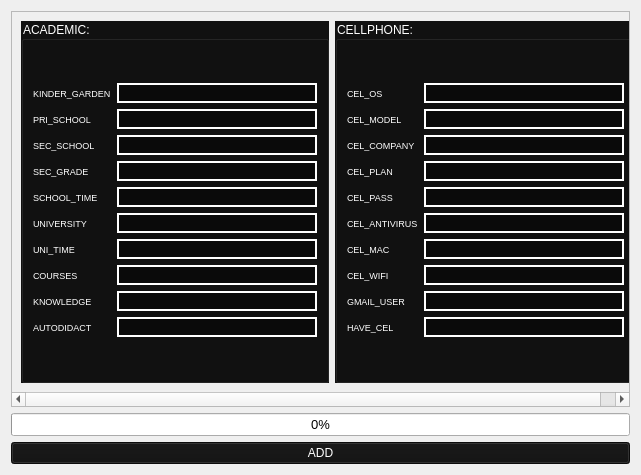
<?xml version="1.0" encoding="UTF-8"?>
<ui version="4.0">
 <class>ADDDB</class>
 <widget class="QDialog" name="ADDDB">
  <property name="geometry">
   <rect>
    <x>0</x>
    <y>0</y>
    <width>641</width>
    <height>475</height>
   </rect>
  </property>
  <property name="windowTitle">
   <string>ADD entry to Database</string>
  </property>
  <property name="windowIcon">
   <iconset>
    <normaloff>Images/3-tomoe.ico</normaloff>Images/3-tomoe.ico</iconset>
  </property>
  <layout class="QGridLayout" name="gridLayout_2">
   <item row="2" column="0">
    <widget class="QPushButton" name="buttonADD">
     <property name="font">
      <font>
       <pointsize>9</pointsize>
      </font>
     </property>
     <property name="styleSheet">
      <string notr="true">color: rgb(255, 255, 255);
background-color: rgb(17, 17, 17);</string>
     </property>
     <property name="text">
      <string>ADD</string>
     </property>
     <property name="autoDefault">
      <bool>false</bool>
     </property>
    </widget>
   </item>
   <item row="0" column="0">
    <widget class="QScrollArea" name="scrollArea">
     <property name="widgetResizable">
      <bool>true</bool>
     </property>
     <widget class="QWidget" name="scrollAreaWidgetContents">
      <property name="geometry">
       <rect>
        <x>0</x>
        <y>0</y>
        <width>633</width>
        <height>382</height>
       </rect>
      </property>
      <layout class="QHBoxLayout" name="horizontalLayout">
       <item>
        <widget class="QGroupBox" name="groupACADEMIC">
         <property name="toolTip">
          <string>Script configurations.</string>
         </property>
         <property name="autoFillBackground">
          <bool>false</bool>
         </property>
         <property name="styleSheet">
          <string notr="true">background-color: rgb(17, 17, 17);
selection-background-color: rgb(17, 17, 17);
color: rgb(255, 255, 255);
selection-color: rgb(32, 255, 0);</string>
         </property>
         <property name="title">
          <string>ACADEMIC: </string>
         </property>
         <property name="flat">
          <bool>false</bool>
         </property>
         <property name="checkable">
          <bool>false</bool>
         </property>
         <layout class="QGridLayout" name="gridLayout_5">
          <item row="0" column="0">
           <layout class="QGridLayout" name="gridLayout">
            <item row="5" column="1">
             <widget class="QTextEdit" name="textUNIVERSITY">
              <property name="maximumSize">
               <size>
                <width>16777215</width>
                <height>20</height>
               </size>
              </property>
              <property name="font">
               <font>
                <pointsize>8</pointsize>
               </font>
              </property>
              <property name="styleSheet">
               <string notr="true">background-color: rgb(10, 10, 10);
selection-background-color: rgb(17, 17, 17);
selection-color: rgb(32, 255, 0);
color: rgb(255, 255, 255);
border-color: rgb(255, 255, 255);</string>
              </property>
              <property name="frameShape">
               <enum>QFrame::WinPanel</enum>
              </property>
              <property name="frameShadow">
               <enum>QFrame::Plain</enum>
              </property>
              <property name="verticalScrollBarPolicy">
               <enum>Qt::ScrollBarAlwaysOff</enum>
              </property>
             </widget>
            </item>
            <item row="9" column="0">
             <widget class="QLabel" name="labelAUTODIDACT">
              <property name="font">
               <font>
                <pointsize>7</pointsize>
               </font>
              </property>
              <property name="toolTip">
               <string>tinyint(1)</string>
              </property>
              <property name="text">
               <string>AUTODIDACT</string>
              </property>
             </widget>
            </item>
            <item row="2" column="1">
             <widget class="QTextEdit" name="textSEC_SCHOOL">
              <property name="maximumSize">
               <size>
                <width>16777215</width>
                <height>20</height>
               </size>
              </property>
              <property name="font">
               <font>
                <pointsize>8</pointsize>
               </font>
              </property>
              <property name="styleSheet">
               <string notr="true">background-color: rgb(10, 10, 10);
selection-background-color: rgb(17, 17, 17);
selection-color: rgb(32, 255, 0);
color: rgb(255, 255, 255);
border-color: rgb(255, 255, 255);</string>
              </property>
              <property name="frameShape">
               <enum>QFrame::WinPanel</enum>
              </property>
              <property name="frameShadow">
               <enum>QFrame::Plain</enum>
              </property>
              <property name="verticalScrollBarPolicy">
               <enum>Qt::ScrollBarAlwaysOff</enum>
              </property>
             </widget>
            </item>
            <item row="2" column="0">
             <widget class="QLabel" name="labelSEC_SCHOOL">
              <property name="font">
               <font>
                <pointsize>7</pointsize>
               </font>
              </property>
              <property name="toolTip">
               <string>varchar(40)</string>
              </property>
              <property name="text">
               <string>SEC_SCHOOL</string>
              </property>
             </widget>
            </item>
            <item row="6" column="0">
             <widget class="QLabel" name="labelUNI_TIME">
              <property name="font">
               <font>
                <pointsize>7</pointsize>
               </font>
              </property>
              <property name="toolTip">
               <string>varchar(10)</string>
              </property>
              <property name="text">
               <string>UNI_TIME</string>
              </property>
             </widget>
            </item>
            <item row="9" column="1">
             <widget class="QTextEdit" name="textAUTODIDACT">
              <property name="maximumSize">
               <size>
                <width>16777215</width>
                <height>20</height>
               </size>
              </property>
              <property name="font">
               <font>
                <pointsize>8</pointsize>
               </font>
              </property>
              <property name="styleSheet">
               <string notr="true">background-color: rgb(10, 10, 10);
selection-background-color: rgb(17, 17, 17);
selection-color: rgb(32, 255, 0);
color: rgb(255, 255, 255);
border-color: rgb(255, 255, 255);</string>
              </property>
              <property name="frameShape">
               <enum>QFrame::WinPanel</enum>
              </property>
              <property name="frameShadow">
               <enum>QFrame::Plain</enum>
              </property>
              <property name="verticalScrollBarPolicy">
               <enum>Qt::ScrollBarAlwaysOff</enum>
              </property>
             </widget>
            </item>
            <item row="6" column="1">
             <widget class="QTextEdit" name="textUNI_TIME">
              <property name="maximumSize">
               <size>
                <width>16777215</width>
                <height>20</height>
               </size>
              </property>
              <property name="font">
               <font>
                <pointsize>8</pointsize>
               </font>
              </property>
              <property name="styleSheet">
               <string notr="true">background-color: rgb(10, 10, 10);
selection-background-color: rgb(17, 17, 17);
selection-color: rgb(32, 255, 0);
color: rgb(255, 255, 255);
border-color: rgb(255, 255, 255);</string>
              </property>
              <property name="frameShape">
               <enum>QFrame::WinPanel</enum>
              </property>
              <property name="frameShadow">
               <enum>QFrame::Plain</enum>
              </property>
              <property name="verticalScrollBarPolicy">
               <enum>Qt::ScrollBarAlwaysOff</enum>
              </property>
             </widget>
            </item>
            <item row="8" column="1">
             <widget class="QTextEdit" name="textKNOWLEDGE">
              <property name="maximumSize">
               <size>
                <width>16777215</width>
                <height>20</height>
               </size>
              </property>
              <property name="font">
               <font>
                <pointsize>8</pointsize>
               </font>
              </property>
              <property name="styleSheet">
               <string notr="true">background-color: rgb(10, 10, 10);
selection-background-color: rgb(17, 17, 17);
selection-color: rgb(32, 255, 0);
color: rgb(255, 255, 255);
border-color: rgb(255, 255, 255);</string>
              </property>
              <property name="frameShape">
               <enum>QFrame::WinPanel</enum>
              </property>
              <property name="frameShadow">
               <enum>QFrame::Plain</enum>
              </property>
              <property name="verticalScrollBarPolicy">
               <enum>Qt::ScrollBarAlwaysOff</enum>
              </property>
             </widget>
            </item>
            <item row="3" column="0">
             <widget class="QLabel" name="labelSEC_GRADE">
              <property name="font">
               <font>
                <pointsize>7</pointsize>
               </font>
              </property>
              <property name="toolTip">
               <string>tinyint(4)</string>
              </property>
              <property name="text">
               <string>SEC_GRADE</string>
              </property>
             </widget>
            </item>
            <item row="4" column="1">
             <widget class="QTextEdit" name="textSCHOOL_TIME">
              <property name="maximumSize">
               <size>
                <width>16777215</width>
                <height>20</height>
               </size>
              </property>
              <property name="font">
               <font>
                <pointsize>8</pointsize>
               </font>
              </property>
              <property name="styleSheet">
               <string notr="true">background-color: rgb(10, 10, 10);
selection-background-color: rgb(17, 17, 17);
selection-color: rgb(32, 255, 0);
color: rgb(255, 255, 255);
border-color: rgb(255, 255, 255);</string>
              </property>
              <property name="frameShape">
               <enum>QFrame::WinPanel</enum>
              </property>
              <property name="frameShadow">
               <enum>QFrame::Plain</enum>
              </property>
              <property name="verticalScrollBarPolicy">
               <enum>Qt::ScrollBarAlwaysOff</enum>
              </property>
             </widget>
            </item>
            <item row="5" column="0">
             <widget class="QLabel" name="labelUNIVERSITY">
              <property name="font">
               <font>
                <pointsize>7</pointsize>
               </font>
              </property>
              <property name="toolTip">
               <string>varchar(40)</string>
              </property>
              <property name="text">
               <string>UNIVERSITY</string>
              </property>
             </widget>
            </item>
            <item row="3" column="1">
             <widget class="QTextEdit" name="textSEC_GRADE">
              <property name="maximumSize">
               <size>
                <width>16777215</width>
                <height>20</height>
               </size>
              </property>
              <property name="font">
               <font>
                <pointsize>8</pointsize>
               </font>
              </property>
              <property name="styleSheet">
               <string notr="true">background-color: rgb(10, 10, 10);
selection-background-color: rgb(17, 17, 17);
selection-color: rgb(32, 255, 0);
color: rgb(255, 255, 255);
border-color: rgb(255, 255, 255);</string>
              </property>
              <property name="frameShape">
               <enum>QFrame::WinPanel</enum>
              </property>
              <property name="frameShadow">
               <enum>QFrame::Plain</enum>
              </property>
              <property name="verticalScrollBarPolicy">
               <enum>Qt::ScrollBarAlwaysOff</enum>
              </property>
             </widget>
            </item>
            <item row="4" column="0">
             <widget class="QLabel" name="labelSCHOOL_TIME">
              <property name="font">
               <font>
                <pointsize>7</pointsize>
               </font>
              </property>
              <property name="toolTip">
               <string>varchar(25)</string>
              </property>
              <property name="text">
               <string>SCHOOL_TIME</string>
              </property>
             </widget>
            </item>
            <item row="0" column="1">
             <widget class="QTextEdit" name="textKINDER_GARDEN">
              <property name="minimumSize">
               <size>
                <width>200</width>
                <height>0</height>
               </size>
              </property>
              <property name="maximumSize">
               <size>
                <width>16777215</width>
                <height>20</height>
               </size>
              </property>
              <property name="font">
               <font>
                <pointsize>8</pointsize>
               </font>
              </property>
              <property name="styleSheet">
               <string notr="true">background-color: rgb(10, 10, 10);
selection-background-color: rgb(17, 17, 17);
selection-color: rgb(32, 255, 0);
color: rgb(255, 255, 255);
border-color: rgb(255, 255, 255);</string>
              </property>
              <property name="frameShape">
               <enum>QFrame::WinPanel</enum>
              </property>
              <property name="frameShadow">
               <enum>QFrame::Plain</enum>
              </property>
              <property name="verticalScrollBarPolicy">
               <enum>Qt::ScrollBarAlwaysOff</enum>
              </property>
             </widget>
            </item>
            <item row="1" column="1">
             <widget class="QTextEdit" name="textPRI_SCHOOL">
              <property name="maximumSize">
               <size>
                <width>16777215</width>
                <height>20</height>
               </size>
              </property>
              <property name="font">
               <font>
                <pointsize>8</pointsize>
               </font>
              </property>
              <property name="styleSheet">
               <string notr="true">background-color: rgb(10, 10, 10);
selection-background-color: rgb(17, 17, 17);
selection-color: rgb(32, 255, 0);
color: rgb(255, 255, 255);
border-color: rgb(255, 255, 255);</string>
              </property>
              <property name="frameShape">
               <enum>QFrame::WinPanel</enum>
              </property>
              <property name="frameShadow">
               <enum>QFrame::Plain</enum>
              </property>
              <property name="verticalScrollBarPolicy">
               <enum>Qt::ScrollBarAlwaysOff</enum>
              </property>
             </widget>
            </item>
            <item row="8" column="0">
             <widget class="QLabel" name="labelKNOWLEDGE">
              <property name="font">
               <font>
                <pointsize>7</pointsize>
               </font>
              </property>
              <property name="toolTip">
               <string>varchar(120)</string>
              </property>
              <property name="text">
               <string>KNOWLEDGE</string>
              </property>
             </widget>
            </item>
            <item row="7" column="1">
             <widget class="QTextEdit" name="textCOURSES">
              <property name="maximumSize">
               <size>
                <width>16777215</width>
                <height>20</height>
               </size>
              </property>
              <property name="font">
               <font>
                <pointsize>8</pointsize>
               </font>
              </property>
              <property name="styleSheet">
               <string notr="true">background-color: rgb(10, 10, 10);
selection-background-color: rgb(17, 17, 17);
selection-color: rgb(32, 255, 0);
color: rgb(255, 255, 255);
border-color: rgb(255, 255, 255);</string>
              </property>
              <property name="frameShape">
               <enum>QFrame::WinPanel</enum>
              </property>
              <property name="frameShadow">
               <enum>QFrame::Plain</enum>
              </property>
              <property name="verticalScrollBarPolicy">
               <enum>Qt::ScrollBarAlwaysOff</enum>
              </property>
             </widget>
            </item>
            <item row="0" column="0">
             <widget class="QLabel" name="labelKINDER_GARDEN">
              <property name="font">
               <font>
                <pointsize>7</pointsize>
               </font>
              </property>
              <property name="toolTip">
               <string>varchar(40)</string>
              </property>
              <property name="text">
               <string>KINDER_GARDEN</string>
              </property>
             </widget>
            </item>
            <item row="1" column="0">
             <widget class="QLabel" name="labelPRI_SCHOOL">
              <property name="font">
               <font>
                <pointsize>7</pointsize>
               </font>
              </property>
              <property name="toolTip">
               <string>varchar(40)</string>
              </property>
              <property name="text">
               <string>PRI_SCHOOL</string>
              </property>
             </widget>
            </item>
            <item row="7" column="0">
             <widget class="QLabel" name="labelCOURSES">
              <property name="font">
               <font>
                <pointsize>7</pointsize>
               </font>
              </property>
              <property name="toolTip">
               <string>varchar(120)</string>
              </property>
              <property name="text">
               <string>COURSES</string>
              </property>
             </widget>
            </item>
           </layout>
          </item>
         </layout>
        </widget>
       </item>
       <item>
        <widget class="QGroupBox" name="groupCELLPHONE">
         <property name="styleSheet">
          <string notr="true">background-color: rgb(17, 17, 17);
selection-background-color: rgb(17, 17, 17);
color: rgb(255, 255, 255);
selection-color: rgb(32, 255, 0);</string>
         </property>
         <property name="title">
          <string>CELLPHONE:</string>
         </property>
         <layout class="QGridLayout" name="gridLayout_4">
          <item row="0" column="0">
           <layout class="QGridLayout" name="gridLayout_3">
            <item row="5" column="1">
             <widget class="QTextEdit" name="textCEL_ANTIVIRUS">
              <property name="maximumSize">
               <size>
                <width>16777215</width>
                <height>20</height>
               </size>
              </property>
              <property name="font">
               <font>
                <pointsize>8</pointsize>
               </font>
              </property>
              <property name="styleSheet">
               <string notr="true">background-color: rgb(10, 10, 10);
selection-background-color: rgb(17, 17, 17);
selection-color: rgb(32, 255, 0);
color: rgb(255, 255, 255);
border-color: rgb(255, 255, 255);</string>
              </property>
              <property name="frameShape">
               <enum>QFrame::WinPanel</enum>
              </property>
              <property name="frameShadow">
               <enum>QFrame::Plain</enum>
              </property>
              <property name="verticalScrollBarPolicy">
               <enum>Qt::ScrollBarAlwaysOff</enum>
              </property>
             </widget>
            </item>
            <item row="9" column="0">
             <widget class="QLabel" name="labelHAVE_CEL">
              <property name="font">
               <font>
                <pointsize>7</pointsize>
               </font>
              </property>
              <property name="toolTip">
               <string>tinyint(1)</string>
              </property>
              <property name="text">
               <string>HAVE_CEL</string>
              </property>
             </widget>
            </item>
            <item row="2" column="1">
             <widget class="QTextEdit" name="textCEL_COMPANY">
              <property name="maximumSize">
               <size>
                <width>16777215</width>
                <height>20</height>
               </size>
              </property>
              <property name="font">
               <font>
                <pointsize>8</pointsize>
               </font>
              </property>
              <property name="styleSheet">
               <string notr="true">background-color: rgb(10, 10, 10);
selection-background-color: rgb(17, 17, 17);
selection-color: rgb(32, 255, 0);
color: rgb(255, 255, 255);
border-color: rgb(255, 255, 255);</string>
              </property>
              <property name="frameShape">
               <enum>QFrame::WinPanel</enum>
              </property>
              <property name="frameShadow">
               <enum>QFrame::Plain</enum>
              </property>
              <property name="verticalScrollBarPolicy">
               <enum>Qt::ScrollBarAlwaysOff</enum>
              </property>
             </widget>
            </item>
            <item row="2" column="0">
             <widget class="QLabel" name="labelCEL_COMPANY">
              <property name="font">
               <font>
                <pointsize>7</pointsize>
               </font>
              </property>
              <property name="toolTip">
               <string>varchar(40)</string>
              </property>
              <property name="text">
               <string>CEL_COMPANY</string>
              </property>
             </widget>
            </item>
            <item row="6" column="0">
             <widget class="QLabel" name="labelCEL_MAC">
              <property name="font">
               <font>
                <pointsize>7</pointsize>
               </font>
              </property>
              <property name="toolTip">
               <string>varchar(10)</string>
              </property>
              <property name="text">
               <string>CEL_MAC</string>
              </property>
             </widget>
            </item>
            <item row="9" column="1">
             <widget class="QTextEdit" name="textHAVE_CEL">
              <property name="maximumSize">
               <size>
                <width>16777215</width>
                <height>20</height>
               </size>
              </property>
              <property name="font">
               <font>
                <pointsize>8</pointsize>
               </font>
              </property>
              <property name="styleSheet">
               <string notr="true">background-color: rgb(10, 10, 10);
selection-background-color: rgb(17, 17, 17);
selection-color: rgb(32, 255, 0);
color: rgb(255, 255, 255);
border-color: rgb(255, 255, 255);</string>
              </property>
              <property name="frameShape">
               <enum>QFrame::WinPanel</enum>
              </property>
              <property name="frameShadow">
               <enum>QFrame::Plain</enum>
              </property>
              <property name="verticalScrollBarPolicy">
               <enum>Qt::ScrollBarAlwaysOff</enum>
              </property>
             </widget>
            </item>
            <item row="6" column="1">
             <widget class="QTextEdit" name="textCEL_MAC">
              <property name="maximumSize">
               <size>
                <width>16777215</width>
                <height>20</height>
               </size>
              </property>
              <property name="font">
               <font>
                <pointsize>8</pointsize>
               </font>
              </property>
              <property name="styleSheet">
               <string notr="true">background-color: rgb(10, 10, 10);
selection-background-color: rgb(17, 17, 17);
selection-color: rgb(32, 255, 0);
color: rgb(255, 255, 255);
border-color: rgb(255, 255, 255);</string>
              </property>
              <property name="frameShape">
               <enum>QFrame::WinPanel</enum>
              </property>
              <property name="frameShadow">
               <enum>QFrame::Plain</enum>
              </property>
              <property name="verticalScrollBarPolicy">
               <enum>Qt::ScrollBarAlwaysOff</enum>
              </property>
             </widget>
            </item>
            <item row="8" column="1">
             <widget class="QTextEdit" name="textGMAIL_USER">
              <property name="maximumSize">
               <size>
                <width>16777215</width>
                <height>20</height>
               </size>
              </property>
              <property name="font">
               <font>
                <pointsize>8</pointsize>
               </font>
              </property>
              <property name="styleSheet">
               <string notr="true">background-color: rgb(10, 10, 10);
selection-background-color: rgb(17, 17, 17);
selection-color: rgb(32, 255, 0);
color: rgb(255, 255, 255);
border-color: rgb(255, 255, 255);</string>
              </property>
              <property name="frameShape">
               <enum>QFrame::WinPanel</enum>
              </property>
              <property name="frameShadow">
               <enum>QFrame::Plain</enum>
              </property>
              <property name="verticalScrollBarPolicy">
               <enum>Qt::ScrollBarAlwaysOff</enum>
              </property>
             </widget>
            </item>
            <item row="3" column="0">
             <widget class="QLabel" name="labelCEL_PLAN">
              <property name="font">
               <font>
                <pointsize>7</pointsize>
               </font>
              </property>
              <property name="toolTip">
               <string>tinyint(4)</string>
              </property>
              <property name="text">
               <string>CEL_PLAN</string>
              </property>
             </widget>
            </item>
            <item row="4" column="1">
             <widget class="QTextEdit" name="textCEL_PASS">
              <property name="maximumSize">
               <size>
                <width>16777215</width>
                <height>20</height>
               </size>
              </property>
              <property name="font">
               <font>
                <pointsize>8</pointsize>
               </font>
              </property>
              <property name="styleSheet">
               <string notr="true">background-color: rgb(10, 10, 10);
selection-background-color: rgb(17, 17, 17);
selection-color: rgb(32, 255, 0);
color: rgb(255, 255, 255);
border-color: rgb(255, 255, 255);</string>
              </property>
              <property name="frameShape">
               <enum>QFrame::WinPanel</enum>
              </property>
              <property name="frameShadow">
               <enum>QFrame::Plain</enum>
              </property>
              <property name="verticalScrollBarPolicy">
               <enum>Qt::ScrollBarAlwaysOff</enum>
              </property>
             </widget>
            </item>
            <item row="5" column="0">
             <widget class="QLabel" name="labelCEL_ANTIVIRUS">
              <property name="font">
               <font>
                <pointsize>7</pointsize>
               </font>
              </property>
              <property name="toolTip">
               <string>varchar(40)</string>
              </property>
              <property name="text">
               <string>CEL_ANTIVIRUS</string>
              </property>
             </widget>
            </item>
            <item row="3" column="1">
             <widget class="QTextEdit" name="textCEL_PLAN">
              <property name="maximumSize">
               <size>
                <width>16777215</width>
                <height>20</height>
               </size>
              </property>
              <property name="font">
               <font>
                <pointsize>8</pointsize>
               </font>
              </property>
              <property name="styleSheet">
               <string notr="true">background-color: rgb(10, 10, 10);
selection-background-color: rgb(17, 17, 17);
selection-color: rgb(32, 255, 0);
color: rgb(255, 255, 255);
border-color: rgb(255, 255, 255);</string>
              </property>
              <property name="frameShape">
               <enum>QFrame::WinPanel</enum>
              </property>
              <property name="frameShadow">
               <enum>QFrame::Plain</enum>
              </property>
              <property name="verticalScrollBarPolicy">
               <enum>Qt::ScrollBarAlwaysOff</enum>
              </property>
             </widget>
            </item>
            <item row="4" column="0">
             <widget class="QLabel" name="labelCEL_PASS">
              <property name="font">
               <font>
                <pointsize>7</pointsize>
               </font>
              </property>
              <property name="toolTip">
               <string>varchar(25)</string>
              </property>
              <property name="text">
               <string>CEL_PASS</string>
              </property>
             </widget>
            </item>
            <item row="0" column="1">
             <widget class="QTextEdit" name="textCEL_OS">
              <property name="minimumSize">
               <size>
                <width>200</width>
                <height>0</height>
               </size>
              </property>
              <property name="maximumSize">
               <size>
                <width>16777215</width>
                <height>20</height>
               </size>
              </property>
              <property name="font">
               <font>
                <pointsize>8</pointsize>
               </font>
              </property>
              <property name="styleSheet">
               <string notr="true">background-color: rgb(10, 10, 10);
selection-background-color: rgb(17, 17, 17);
selection-color: rgb(32, 255, 0);
color: rgb(255, 255, 255);
border-color: rgb(255, 255, 255);</string>
              </property>
              <property name="frameShape">
               <enum>QFrame::WinPanel</enum>
              </property>
              <property name="frameShadow">
               <enum>QFrame::Plain</enum>
              </property>
              <property name="verticalScrollBarPolicy">
               <enum>Qt::ScrollBarAlwaysOff</enum>
              </property>
             </widget>
            </item>
            <item row="1" column="1">
             <widget class="QTextEdit" name="textCEL_MODEL">
              <property name="maximumSize">
               <size>
                <width>16777215</width>
                <height>20</height>
               </size>
              </property>
              <property name="font">
               <font>
                <pointsize>8</pointsize>
               </font>
              </property>
              <property name="styleSheet">
               <string notr="true">background-color: rgb(10, 10, 10);
selection-background-color: rgb(17, 17, 17);
selection-color: rgb(32, 255, 0);
color: rgb(255, 255, 255);
border-color: rgb(255, 255, 255);</string>
              </property>
              <property name="frameShape">
               <enum>QFrame::WinPanel</enum>
              </property>
              <property name="frameShadow">
               <enum>QFrame::Plain</enum>
              </property>
              <property name="verticalScrollBarPolicy">
               <enum>Qt::ScrollBarAlwaysOff</enum>
              </property>
             </widget>
            </item>
            <item row="8" column="0">
             <widget class="QLabel" name="labelGMAIL_USER">
              <property name="font">
               <font>
                <pointsize>7</pointsize>
               </font>
              </property>
              <property name="toolTip">
               <string>varchar(120)</string>
              </property>
              <property name="text">
               <string>GMAIL_USER</string>
              </property>
             </widget>
            </item>
            <item row="7" column="1">
             <widget class="QTextEdit" name="textCEL_WIFI">
              <property name="maximumSize">
               <size>
                <width>16777215</width>
                <height>20</height>
               </size>
              </property>
              <property name="font">
               <font>
                <pointsize>8</pointsize>
               </font>
              </property>
              <property name="styleSheet">
               <string notr="true">background-color: rgb(10, 10, 10);
selection-background-color: rgb(17, 17, 17);
selection-color: rgb(32, 255, 0);
color: rgb(255, 255, 255);
border-color: rgb(255, 255, 255);</string>
              </property>
              <property name="frameShape">
               <enum>QFrame::WinPanel</enum>
              </property>
              <property name="frameShadow">
               <enum>QFrame::Plain</enum>
              </property>
              <property name="verticalScrollBarPolicy">
               <enum>Qt::ScrollBarAlwaysOff</enum>
              </property>
             </widget>
            </item>
            <item row="0" column="0">
             <widget class="QLabel" name="labelCEL_OS">
              <property name="font">
               <font>
                <pointsize>7</pointsize>
               </font>
              </property>
              <property name="toolTip">
               <string>varchar(40)</string>
              </property>
              <property name="text">
               <string>CEL_OS</string>
              </property>
             </widget>
            </item>
            <item row="1" column="0">
             <widget class="QLabel" name="labelCEL_MODEL">
              <property name="font">
               <font>
                <pointsize>7</pointsize>
               </font>
              </property>
              <property name="toolTip">
               <string>varchar(40)</string>
              </property>
              <property name="text">
               <string>CEL_MODEL</string>
              </property>
             </widget>
            </item>
            <item row="7" column="0">
             <widget class="QLabel" name="labelCEL_WIFI">
              <property name="font">
               <font>
                <pointsize>7</pointsize>
               </font>
              </property>
              <property name="toolTip">
               <string>varchar(120)</string>
              </property>
              <property name="text">
               <string>CEL_WIFI</string>
              </property>
             </widget>
            </item>
           </layout>
          </item>
         </layout>
        </widget>
       </item>
      </layout>
     </widget>
    </widget>
   </item>
   <item row="1" column="0">
    <widget class="QProgressBar" name="progressBar">
     <property name="enabled">
      <bool>true</bool>
     </property>
     <property name="font">
      <font>
       <pointsize>10</pointsize>
      </font>
     </property>
     <property name="toolTip">
      <string/>
     </property>
     <property name="styleSheet">
      <string notr="true"/>
     </property>
     <property name="value">
      <number>0</number>
     </property>
     <property name="alignment">
      <set>Qt::AlignLeading|Qt::AlignLeft|Qt::AlignVCenter</set>
     </property>
     <property name="textVisible">
      <bool>true</bool>
     </property>
     <property name="orientation">
      <enum>Qt::Horizontal</enum>
     </property>
     <property name="textDirection">
      <enum>QProgressBar::TopToBottom</enum>
     </property>
    </widget>
   </item>
  </layout>
 </widget>
 <resources/>
 <connections/>
</ui>
